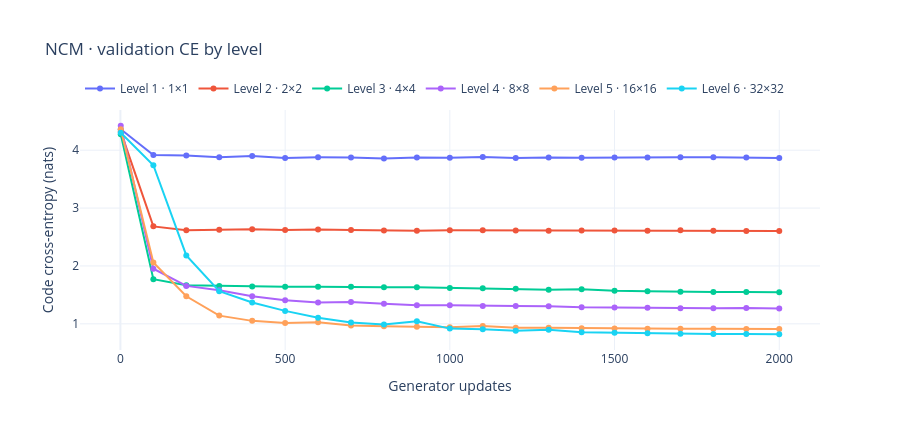

Notebook code for this chart:
### Markdown cell above
### 5.1 Saving and actual training cost

Both stages are saved automatically when the plot updates and when training is interrupted. This cell also writes an explicit checkpoint and a JSON budget audit. Rerunning training continues the configured total update target. Per-level validation CE reveals whether fine scales have learned.

### Code cell
run.save()
audit = run.report()
actual_seconds = sum(s["seconds"] for s in run.state.values())
display(
    HTML(
        f"<b>One NCM run</b> · tokenizer + generator: {audit['parameters']['total']:,} parameters<br>"
        f"Actual total training: {actual_seconds/60:.2f} min · expanded update budget<br>"
        + "<br>".join(
            f"{name}: {s['updates']:,} / {run.plan[name+'_updates']:,} updates, "
            f"{s['examples']:,} examples, {s['seconds']/60:.2f} min"
            for name, s in run.state.items()
        )
        + f"<br>Checkpoint: <code>{html.escape(str(run.path.relative_to(PROJECT_ROOT)))}</code>"
    )
)

# A scalar mean can hide unlearned fine levels. Inspect validation CE by scale.
level_history = [
    h for h in run.history["generator"] if h.get("validation_level_ce") is not None
]
if level_history:
    level_fig = go.Figure()
    for k, size in enumerate(config.scales):
        level_fig.add_scatter(
            x=[h["update"] for h in level_history],
            y=[h["validation_level_ce"][k] for h in level_history],
            name=f"Level {k+1} · {size}×{size}",
            mode="lines+markers",
        )
    level_fig.update_layout(
        template="plotly_white",
        title="NCM · validation CE by level",
        xaxis_title="Generator updates",
        yaxis_title="Code cross-entropy (nats)",
        height=430,
        legend=dict(orientation="h", y=1.15),
        margin=dict(t=110),
    )
    level_fig.show(config=PLOT_CONFIG)

### Figure 1 — Plotly figure (JSON) as saved in the notebook; plotly's stock layout.template omitted (floating-point values rounded to 4 significant figures)
{"data": [{"mode": "lines+markers", "name": "Level 1 · 1×1", "type": "scatter", "x": [1, 100, 200, 300, 400, 500, 600, 700, 800, 900, 1000, 1100, 1200, 1300, 1400, 1500, 1600, 1700, 1800, 1900, 2000], "y": [4.361, 3.918, 3.909, 3.879, 3.899, 3.867, 3.876, 3.874, 3.856, 3.874, 3.871, 3.882, 3.864, 3.875, 3.869, 3.875, 3.873, 3.879, 3.878, 3.874, 3.867]}, {"mode": "lines+markers", "name": "Level 2 · 2×2", "type": "scatter", "x": [1, 100, 200, 300, 400, 500, 600, 700, 800, 900, 1000, 1100, 1200, 1300, 1400, 1500, 1600, 1700, 1800, 1900, 2000], "y": [4.321, 2.684, 2.616, 2.627, 2.636, 2.621, 2.629, 2.62, 2.612, 2.61, 2.617, 2.616, 2.615, 2.609, 2.612, 2.613, 2.607, 2.615, 2.607, 2.606, 2.603]}, {"mode": "lines+markers", "name": "Level 3 · 4×4", "type": "scatter", "x": [1, 100, 200, 300, 400, 500, 600, 700, 800, 900, 1000, 1100, 1200, 1300, 1400, 1500, 1600, 1700, 1800, 1900, 2000], "y": [4.275, 1.772, 1.665, 1.655, 1.643, 1.639, 1.639, 1.641, 1.631, 1.631, 1.619, 1.614, 1.606, 1.591, 1.599, 1.571, 1.563, 1.555, 1.551, 1.552, 1.546]}, {"mode": "lines+markers", "name": "Level 4 · 8×8", "type": "scatter", "x": [1, 100, 200, 300, 400, 500, 600, 700, 800, 900, 1000, 1100, 1200, 1300, 1400, 1500, 1600, 1700, 1800, 1900, 2000], "y": [4.422, 1.952, 1.656, 1.581, 1.476, 1.408, 1.368, 1.375, 1.346, 1.321, 1.322, 1.308, 1.306, 1.303, 1.286, 1.284, 1.277, 1.269, 1.268, 1.272, 1.264]}, {"mode": "lines+markers", "name": "Level 5 · 16×16", "type": "scatter", "x": [1, 100, 200, 300, 400, 500, 600, 700, 800, 900, 1000, 1100, 1200, 1300, 1400, 1500, 1600, 1700, 1800, 1900, 2000], "y": [4.363, 2.059, 1.475, 1.142, 1.051, 1.014, 1.029, 0.9717, 0.9573, 0.9492, 0.9414, 0.9629, 0.9307, 0.9321, 0.9257, 0.921, 0.9173, 0.9153, 0.9146, 0.9129, 0.9113]}, {"mode": "lines+markers", "name": "Level 6 · 32×32", "type": "scatter", "x": [1, 100, 200, 300, 400, 500, 600, 700, 800, 900, 1000, 1100, 1200, 1300, 1400, 1500, 1600, 1700, 1800, 1900, 2000], "y": [4.302, 3.739, 2.182, 1.565, 1.37, 1.224, 1.106, 1.024, 0.9886, 1.045, 0.9174, 0.9056, 0.8792, 0.8995, 0.8547, 0.8452, 0.8355, 0.8298, 0.8262, 0.8252, 0.8201]}], "layout": {"height": 430, "legend": {"orientation": "h", "y": 1.15}, "margin": {"t": 110}, "title": {"text": "NCM · validation CE by level"}, "xaxis": {"title": {"text": "Generator updates"}}, "yaxis": {"title": {"text": "Code cross-entropy (nats)"}}}}
